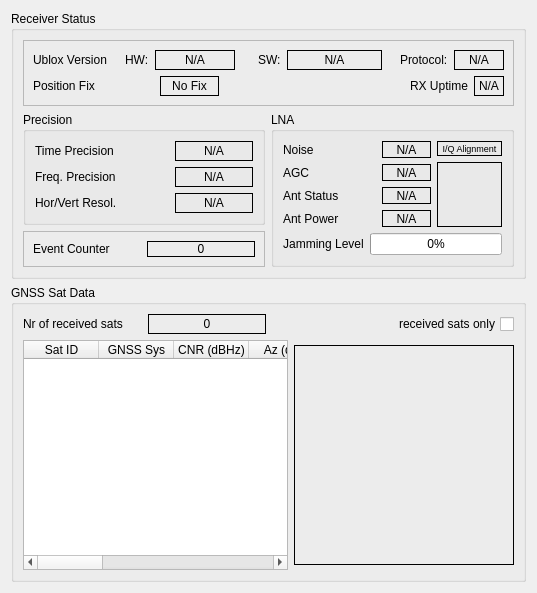
<?xml version="1.0" encoding="UTF-8"?>
<ui version="4.0">
 <class>GpsSatsForm</class>
 <widget class="QWidget" name="GpsSatsForm">
  <property name="geometry">
   <rect>
    <x>0</x>
    <y>0</y>
    <width>537</width>
    <height>593</height>
   </rect>
  </property>
  <property name="windowTitle">
   <string>Form</string>
  </property>
  <layout class="QGridLayout" name="gridLayout_7">
   <item row="0" column="0">
    <widget class="QGroupBox" name="rxStatsGroupBox">
     <property name="title">
      <string>Receiver Status</string>
     </property>
     <layout class="QGridLayout" name="gridLayout_6">
      <item row="0" column="0" colspan="2">
       <widget class="QFrame" name="frame">
        <property name="frameShape">
         <enum>QFrame::StyledPanel</enum>
        </property>
        <property name="frameShadow">
         <enum>QFrame::Raised</enum>
        </property>
        <layout class="QGridLayout" name="gridLayout_5">
         <item row="0" column="0">
          <layout class="QHBoxLayout" name="horizontalLayout_14">
           <item>
            <widget class="QLabel" name="label">
             <property name="frameShape">
              <enum>QFrame::NoFrame</enum>
             </property>
             <property name="text">
              <string>Ublox Version</string>
             </property>
            </widget>
           </item>
           <item>
            <spacer name="horizontalSpacer">
             <property name="orientation">
              <enum>Qt::Horizontal</enum>
             </property>
             <property name="sizeHint" stdset="0">
              <size>
               <width>13</width>
               <height>20</height>
              </size>
             </property>
            </spacer>
           </item>
           <item>
            <layout class="QHBoxLayout" name="horizontalLayout_9">
             <item>
              <widget class="QLabel" name="label_9">
               <property name="text">
                <string>HW:</string>
               </property>
              </widget>
             </item>
             <item>
              <widget class="QLabel" name="ubxHwVersionLabel">
               <property name="minimumSize">
                <size>
                 <width>80</width>
                 <height>0</height>
                </size>
               </property>
               <property name="frameShape">
                <enum>QFrame::Box</enum>
               </property>
               <property name="text">
                <string>N/A</string>
               </property>
               <property name="alignment">
                <set>Qt::AlignCenter</set>
               </property>
              </widget>
             </item>
            </layout>
           </item>
           <item>
            <spacer name="horizontalSpacer_2">
             <property name="orientation">
              <enum>Qt::Horizontal</enum>
             </property>
             <property name="sizeHint" stdset="0">
              <size>
               <width>18</width>
               <height>20</height>
              </size>
             </property>
            </spacer>
           </item>
           <item>
            <layout class="QHBoxLayout" name="horizontalLayout">
             <item>
              <widget class="QLabel" name="label_10">
               <property name="text">
                <string>SW:</string>
               </property>
              </widget>
             </item>
             <item>
              <widget class="QLabel" name="ubxSwVersionLabel">
               <property name="minimumSize">
                <size>
                 <width>95</width>
                 <height>0</height>
                </size>
               </property>
               <property name="frameShape">
                <enum>QFrame::Box</enum>
               </property>
               <property name="text">
                <string>N/A</string>
               </property>
               <property name="alignment">
                <set>Qt::AlignCenter</set>
               </property>
              </widget>
             </item>
            </layout>
           </item>
           <item>
            <spacer name="horizontalSpacer_3">
             <property name="orientation">
              <enum>Qt::Horizontal</enum>
             </property>
             <property name="sizeHint" stdset="0">
              <size>
               <width>13</width>
               <height>20</height>
              </size>
             </property>
            </spacer>
           </item>
           <item>
            <layout class="QHBoxLayout" name="horizontalLayout_10">
             <item>
              <widget class="QLabel" name="label_14">
               <property name="text">
                <string>Protocol:</string>
               </property>
              </widget>
             </item>
             <item>
              <widget class="QLabel" name="UBXprotLabel">
               <property name="minimumSize">
                <size>
                 <width>50</width>
                 <height>0</height>
                </size>
               </property>
               <property name="frameShape">
                <enum>QFrame::Box</enum>
               </property>
               <property name="text">
                <string>N/A</string>
               </property>
               <property name="alignment">
                <set>Qt::AlignCenter</set>
               </property>
              </widget>
             </item>
            </layout>
           </item>
          </layout>
         </item>
         <item row="1" column="0">
          <layout class="QHBoxLayout" name="horizontalLayout_18">
           <item>
            <layout class="QHBoxLayout" name="horizontalLayout_4">
             <item>
              <widget class="QLabel" name="label_4">
               <property name="text">
                <string>Position Fix</string>
               </property>
              </widget>
             </item>
             <item>
              <spacer name="horizontalSpacer_12">
               <property name="orientation">
                <enum>Qt::Horizontal</enum>
               </property>
               <property name="sizeHint" stdset="0">
                <size>
                 <width>40</width>
                 <height>20</height>
                </size>
               </property>
              </spacer>
             </item>
             <item>
              <widget class="QLabel" name="fixTypeLabel">
               <property name="sizePolicy">
                <sizepolicy hsizetype="Expanding" vsizetype="Preferred">
                 <horstretch>0</horstretch>
                 <verstretch>0</verstretch>
                </sizepolicy>
               </property>
               <property name="frameShape">
                <enum>QFrame::Box</enum>
               </property>
               <property name="text">
                <string>No Fix</string>
               </property>
               <property name="alignment">
                <set>Qt::AlignCenter</set>
               </property>
              </widget>
             </item>
            </layout>
           </item>
           <item>
            <spacer name="horizontalSpacer_4">
             <property name="orientation">
              <enum>Qt::Horizontal</enum>
             </property>
             <property name="sizeHint" stdset="0">
              <size>
               <width>40</width>
               <height>20</height>
              </size>
             </property>
            </spacer>
           </item>
           <item>
            <layout class="QHBoxLayout" name="horizontalLayout_17">
             <item>
              <widget class="QLabel" name="label_17">
               <property name="text">
                <string>RX Uptime</string>
               </property>
              </widget>
             </item>
             <item>
              <widget class="QLabel" name="ubxUptimeLabel">
               <property name="minimumSize">
                <size>
                 <width>30</width>
                 <height>0</height>
                </size>
               </property>
               <property name="frameShape">
                <enum>QFrame::Box</enum>
               </property>
               <property name="text">
                <string>N/A</string>
               </property>
               <property name="alignment">
                <set>Qt::AlignCenter</set>
               </property>
              </widget>
             </item>
            </layout>
           </item>
          </layout>
         </item>
        </layout>
       </widget>
      </item>
      <item row="1" column="0">
       <widget class="QGroupBox" name="precisionGroupBox">
        <property name="title">
         <string>Precision</string>
        </property>
        <layout class="QGridLayout" name="gridLayout_4">
         <item row="0" column="0">
          <widget class="QLabel" name="label_3">
           <property name="text">
            <string>Time Precision</string>
           </property>
          </widget>
         </item>
         <item row="0" column="1">
          <spacer name="horizontalSpacer_5">
           <property name="orientation">
            <enum>Qt::Horizontal</enum>
           </property>
           <property name="sizeType">
            <enum>QSizePolicy::Minimum</enum>
           </property>
           <property name="sizeHint" stdset="0">
            <size>
             <width>52</width>
             <height>20</height>
            </size>
           </property>
          </spacer>
         </item>
         <item row="0" column="2">
          <widget class="QLabel" name="timePrecisionLabel">
           <property name="sizePolicy">
            <sizepolicy hsizetype="Expanding" vsizetype="Preferred">
             <horstretch>0</horstretch>
             <verstretch>0</verstretch>
            </sizepolicy>
           </property>
           <property name="frameShape">
            <enum>QFrame::Box</enum>
           </property>
           <property name="text">
            <string>N/A</string>
           </property>
           <property name="alignment">
            <set>Qt::AlignCenter</set>
           </property>
          </widget>
         </item>
         <item row="1" column="0">
          <widget class="QLabel" name="label_15">
           <property name="text">
            <string>Freq. Precision</string>
           </property>
          </widget>
         </item>
         <item row="1" column="1">
          <spacer name="horizontalSpacer_6">
           <property name="orientation">
            <enum>Qt::Horizontal</enum>
           </property>
           <property name="sizeType">
            <enum>QSizePolicy::Minimum</enum>
           </property>
           <property name="sizeHint" stdset="0">
            <size>
             <width>52</width>
             <height>20</height>
            </size>
           </property>
          </spacer>
         </item>
         <item row="1" column="2">
          <widget class="QLabel" name="freqPrecisionLabel">
           <property name="sizePolicy">
            <sizepolicy hsizetype="Expanding" vsizetype="Preferred">
             <horstretch>0</horstretch>
             <verstretch>0</verstretch>
            </sizepolicy>
           </property>
           <property name="frameShape">
            <enum>QFrame::Box</enum>
           </property>
           <property name="text">
            <string>N/A</string>
           </property>
           <property name="alignment">
            <set>Qt::AlignCenter</set>
           </property>
          </widget>
         </item>
         <item row="2" column="0">
          <widget class="QLabel" name="label_5">
           <property name="text">
            <string>Hor/Vert Resol.</string>
           </property>
          </widget>
         </item>
         <item row="2" column="1">
          <spacer name="horizontalSpacer_7">
           <property name="orientation">
            <enum>Qt::Horizontal</enum>
           </property>
           <property name="sizeType">
            <enum>QSizePolicy::Minimum</enum>
           </property>
           <property name="sizeHint" stdset="0">
            <size>
             <width>52</width>
             <height>20</height>
            </size>
           </property>
          </spacer>
         </item>
         <item row="2" column="2">
          <widget class="QLabel" name="xyzResLabel">
           <property name="sizePolicy">
            <sizepolicy hsizetype="Expanding" vsizetype="Preferred">
             <horstretch>0</horstretch>
             <verstretch>0</verstretch>
            </sizepolicy>
           </property>
           <property name="minimumSize">
            <size>
             <width>60</width>
             <height>0</height>
            </size>
           </property>
           <property name="frameShape">
            <enum>QFrame::Box</enum>
           </property>
           <property name="text">
            <string>N/A</string>
           </property>
           <property name="alignment">
            <set>Qt::AlignCenter</set>
           </property>
          </widget>
         </item>
        </layout>
       </widget>
      </item>
      <item row="1" column="1" rowspan="2">
       <widget class="QGroupBox" name="lnaGroupBox">
        <property name="title">
         <string>LNA</string>
        </property>
        <layout class="QGridLayout" name="gridLayout_2">
         <item row="0" column="0">
          <widget class="QLabel" name="label_6">
           <property name="text">
            <string>Noise</string>
           </property>
          </widget>
         </item>
         <item row="0" column="1">
          <spacer name="horizontalSpacer_8">
           <property name="orientation">
            <enum>Qt::Horizontal</enum>
           </property>
           <property name="sizeType">
            <enum>QSizePolicy::Minimum</enum>
           </property>
           <property name="sizeHint" stdset="0">
            <size>
             <width>31</width>
             <height>13</height>
            </size>
           </property>
          </spacer>
         </item>
         <item row="0" column="2">
          <widget class="QLabel" name="lnaNoiseLabel">
           <property name="sizePolicy">
            <sizepolicy hsizetype="Expanding" vsizetype="Preferred">
             <horstretch>0</horstretch>
             <verstretch>0</verstretch>
            </sizepolicy>
           </property>
           <property name="frameShape">
            <enum>QFrame::Box</enum>
           </property>
           <property name="text">
            <string>N/A</string>
           </property>
           <property name="alignment">
            <set>Qt::AlignCenter</set>
           </property>
          </widget>
         </item>
         <item row="0" column="3" rowspan="4">
          <layout class="QVBoxLayout" name="verticalLayout_3">
           <item>
            <widget class="QLabel" name="label_16">
             <property name="maximumSize">
              <size>
               <width>16777215</width>
               <height>18</height>
              </size>
             </property>
             <property name="font">
              <font>
               <pointsize>7</pointsize>
              </font>
             </property>
             <property name="frameShape">
              <enum>QFrame::Box</enum>
             </property>
             <property name="text">
              <string>I/Q Alignment</string>
             </property>
             <property name="alignment">
              <set>Qt::AlignCenter</set>
             </property>
            </widget>
           </item>
           <item>
            <widget class="QLabel" name="iqAlignmentLabel">
             <property name="minimumSize">
              <size>
               <width>65</width>
               <height>65</height>
              </size>
             </property>
             <property name="frameShape">
              <enum>QFrame::Box</enum>
             </property>
             <property name="text">
              <string/>
             </property>
             <property name="scaledContents">
              <bool>true</bool>
             </property>
            </widget>
           </item>
          </layout>
         </item>
         <item row="1" column="0">
          <widget class="QLabel" name="label_7">
           <property name="text">
            <string>AGC</string>
           </property>
          </widget>
         </item>
         <item row="1" column="1">
          <spacer name="horizontalSpacer_9">
           <property name="orientation">
            <enum>Qt::Horizontal</enum>
           </property>
           <property name="sizeType">
            <enum>QSizePolicy::Minimum</enum>
           </property>
           <property name="sizeHint" stdset="0">
            <size>
             <width>31</width>
             <height>13</height>
            </size>
           </property>
          </spacer>
         </item>
         <item row="1" column="2">
          <widget class="QLabel" name="lnaAgcLabel">
           <property name="sizePolicy">
            <sizepolicy hsizetype="Expanding" vsizetype="Preferred">
             <horstretch>0</horstretch>
             <verstretch>0</verstretch>
            </sizepolicy>
           </property>
           <property name="frameShape">
            <enum>QFrame::Box</enum>
           </property>
           <property name="text">
            <string>N/A</string>
           </property>
           <property name="alignment">
            <set>Qt::AlignCenter</set>
           </property>
          </widget>
         </item>
         <item row="2" column="0">
          <widget class="QLabel" name="label_11">
           <property name="text">
            <string>Ant Status</string>
           </property>
          </widget>
         </item>
         <item row="2" column="1">
          <spacer name="horizontalSpacer_10">
           <property name="orientation">
            <enum>Qt::Horizontal</enum>
           </property>
           <property name="sizeType">
            <enum>QSizePolicy::Minimum</enum>
           </property>
           <property name="sizeHint" stdset="0">
            <size>
             <width>31</width>
             <height>13</height>
            </size>
           </property>
          </spacer>
         </item>
         <item row="2" column="2">
          <widget class="QLabel" name="antStatusLabel">
           <property name="sizePolicy">
            <sizepolicy hsizetype="Expanding" vsizetype="Preferred">
             <horstretch>0</horstretch>
             <verstretch>0</verstretch>
            </sizepolicy>
           </property>
           <property name="frameShape">
            <enum>QFrame::Box</enum>
           </property>
           <property name="text">
            <string>N/A</string>
           </property>
           <property name="alignment">
            <set>Qt::AlignCenter</set>
           </property>
          </widget>
         </item>
         <item row="3" column="0">
          <widget class="QLabel" name="label_12">
           <property name="text">
            <string>Ant Power</string>
           </property>
          </widget>
         </item>
         <item row="3" column="1">
          <spacer name="horizontalSpacer_11">
           <property name="orientation">
            <enum>Qt::Horizontal</enum>
           </property>
           <property name="sizeType">
            <enum>QSizePolicy::Minimum</enum>
           </property>
           <property name="sizeHint" stdset="0">
            <size>
             <width>31</width>
             <height>13</height>
            </size>
           </property>
          </spacer>
         </item>
         <item row="3" column="2">
          <widget class="QLabel" name="antPowerLabel">
           <property name="sizePolicy">
            <sizepolicy hsizetype="Expanding" vsizetype="Preferred">
             <horstretch>0</horstretch>
             <verstretch>0</verstretch>
            </sizepolicy>
           </property>
           <property name="frameShape">
            <enum>QFrame::Box</enum>
           </property>
           <property name="text">
            <string>N/A</string>
           </property>
           <property name="alignment">
            <set>Qt::AlignCenter</set>
           </property>
          </widget>
         </item>
         <item row="4" column="0" colspan="4">
          <layout class="QHBoxLayout" name="horizontalLayout_13">
           <item>
            <widget class="QLabel" name="label_13">
             <property name="font">
              <font>
               <pointsize>9</pointsize>
              </font>
             </property>
             <property name="text">
              <string>Jamming Level</string>
             </property>
             <property name="scaledContents">
              <bool>false</bool>
             </property>
             <property name="alignment">
              <set>Qt::AlignCenter</set>
             </property>
             <property name="wordWrap">
              <bool>false</bool>
             </property>
            </widget>
           </item>
           <item>
            <widget class="QProgressBar" name="jammingProgressBar">
             <property name="maximum">
              <number>100</number>
             </property>
             <property name="value">
              <number>0</number>
             </property>
             <property name="alignment">
              <set>Qt::AlignCenter</set>
             </property>
             <property name="orientation">
              <enum>Qt::Horizontal</enum>
             </property>
             <property name="textDirection">
              <enum>QProgressBar::TopToBottom</enum>
             </property>
             <property name="format">
              <string extracomment="Jamming">%p%</string>
             </property>
            </widget>
           </item>
          </layout>
         </item>
        </layout>
       </widget>
      </item>
      <item row="2" column="0">
       <widget class="QFrame" name="frame_2">
        <property name="frameShape">
         <enum>QFrame::StyledPanel</enum>
        </property>
        <property name="frameShadow">
         <enum>QFrame::Raised</enum>
        </property>
        <layout class="QGridLayout" name="gridLayout_3">
         <item row="0" column="0">
          <layout class="QHBoxLayout" name="horizontalLayout_8">
           <item>
            <widget class="QLabel" name="label_8">
             <property name="text">
              <string>Event Counter</string>
             </property>
            </widget>
           </item>
           <item>
            <widget class="QLabel" name="intCounterLabel">
             <property name="frameShape">
              <enum>QFrame::Box</enum>
             </property>
             <property name="text">
              <string>0</string>
             </property>
             <property name="alignment">
              <set>Qt::AlignCenter</set>
             </property>
            </widget>
           </item>
          </layout>
         </item>
        </layout>
       </widget>
      </item>
     </layout>
    </widget>
   </item>
   <item row="1" column="0">
    <widget class="QGroupBox" name="satsGroupBox">
     <property name="title">
      <string>GNSS Sat Data</string>
     </property>
     <layout class="QGridLayout" name="gridLayout">
      <item row="0" column="0" colspan="2">
       <layout class="QHBoxLayout" name="horizontalLayout_16">
        <item>
         <layout class="QHBoxLayout" name="horizontalLayout_3">
          <item>
           <widget class="QLabel" name="label_2">
            <property name="text">
             <string>Nr of received sats</string>
            </property>
           </widget>
          </item>
          <item>
           <widget class="QLabel" name="nrSatsLabel">
            <property name="frameShape">
             <enum>QFrame::Box</enum>
            </property>
            <property name="text">
             <string>0</string>
            </property>
            <property name="alignment">
             <set>Qt::AlignCenter</set>
            </property>
           </widget>
          </item>
         </layout>
        </item>
        <item>
         <widget class="QCheckBox" name="visibleSatsCheckBox">
          <property name="layoutDirection">
           <enum>Qt::RightToLeft</enum>
          </property>
          <property name="text">
           <string>received sats only</string>
          </property>
         </widget>
        </item>
       </layout>
      </item>
      <item row="1" column="0">
       <widget class="QTableWidget" name="satsTableWidget">
        <property name="alternatingRowColors">
         <bool>true</bool>
        </property>
        <property name="selectionMode">
         <enum>QAbstractItemView::SingleSelection</enum>
        </property>
        <property name="selectionBehavior">
         <enum>QAbstractItemView::SelectRows</enum>
        </property>
        <property name="wordWrap">
         <bool>true</bool>
        </property>
        <attribute name="horizontalHeaderDefaultSectionSize">
         <number>75</number>
        </attribute>
        <attribute name="horizontalHeaderStretchLastSection">
         <bool>true</bool>
        </attribute>
        <attribute name="verticalHeaderDefaultSectionSize">
         <number>24</number>
        </attribute>
        <column>
         <property name="text">
          <string>Sat ID</string>
         </property>
        </column>
        <column>
         <property name="text">
          <string>GNSS Sys</string>
         </property>
        </column>
        <column>
         <property name="text">
          <string>CNR (dBHz)</string>
         </property>
        </column>
        <column>
         <property name="text">
          <string>Az (deg)</string>
         </property>
        </column>
        <column>
         <property name="text">
          <string>Elev (deg)</string>
         </property>
        </column>
        <column>
         <property name="text">
          <string>Res (m)</string>
         </property>
        </column>
        <column>
         <property name="text">
          <string>Quality</string>
         </property>
        </column>
        <column>
         <property name="text">
          <string>Health</string>
         </property>
        </column>
        <column>
         <property name="text">
          <string>Orbit Src</string>
         </property>
        </column>
        <column>
         <property name="text">
          <string>Used</string>
         </property>
        </column>
        <column>
         <property name="text">
          <string>Diff Corr</string>
         </property>
        </column>
       </widget>
      </item>
      <item row="1" column="1">
       <widget class="QLabel" name="satPosLabel">
        <property name="sizePolicy">
         <sizepolicy hsizetype="Fixed" vsizetype="Fixed">
          <horstretch>0</horstretch>
          <verstretch>0</verstretch>
         </sizepolicy>
        </property>
        <property name="minimumSize">
         <size>
          <width>220</width>
          <height>220</height>
         </size>
        </property>
        <property name="autoFillBackground">
         <bool>false</bool>
        </property>
        <property name="frameShape">
         <enum>QFrame::Box</enum>
        </property>
        <property name="text">
         <string/>
        </property>
        <property name="scaledContents">
         <bool>true</bool>
        </property>
       </widget>
      </item>
     </layout>
    </widget>
   </item>
  </layout>
 </widget>
 <resources/>
 <connections/>
</ui>
